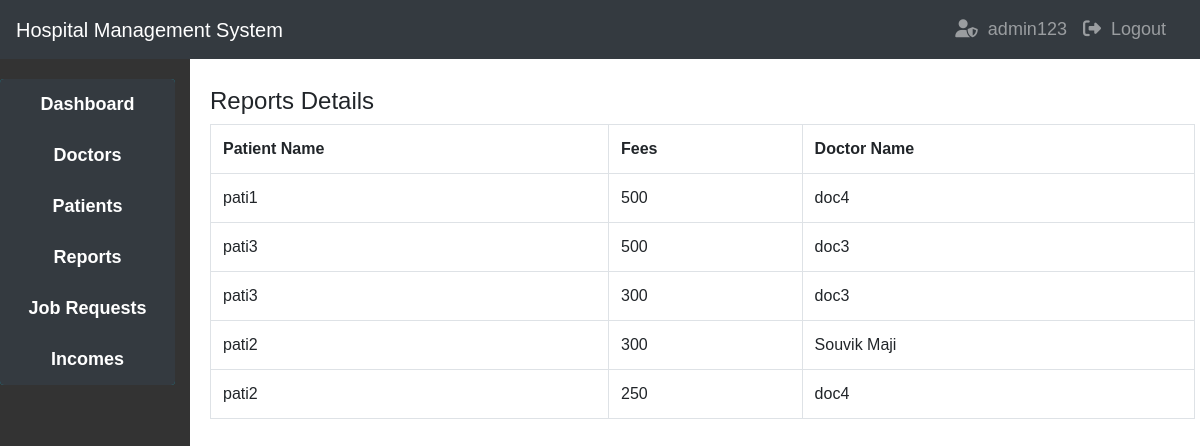
Page /admin/income.php (signed in) on the committed database.
### tables this page shows
CREATE TABLE `income` (
  `id` int(10) NOT NULL,
  `fees` bigint(20) NOT NULL,
  `doctor` varchar(100) NOT NULL,
  `patient` varchar(100) NOT NULL
);

CREATE TABLE `patients` (
  `id` int(100) NOT NULL,
  `name` varchar(100) NOT NULL,
  `email` varchar(100) NOT NULL,
  `phone` varchar(100) NOT NULL,
  `gender` varchar(50) NOT NULL,
  `username` varchar(50) NOT NULL,
  `password` varchar(100) NOT NULL,
  `date_reg` datetime NOT NULL
);

CREATE TABLE `doctors` (
  `id` int(100) NOT NULL,
  `name` varchar(100) NOT NULL,
  `email` varchar(100) NOT NULL,
  `specialization` varchar(100) NOT NULL,
  `phone` bigint(50) NOT NULL,
  `gender` varchar(50) NOT NULL,
  `username` varchar(100) NOT NULL,
  `password` varchar(100) NOT NULL,
  `status` varchar(100) NOT NULL,
  `salary` varchar(100) NOT NULL
);

### admin/income.php (the view, shortened to what this page needs)
<?php
if(isset($_SESSION['admin'])){
    include("../include/header.php");
}
else{
    header("location:../index.php");
}
?>
<!DOCTYPE html>
<html lang="en">
<head>
    <link rel="stylesheet" href="https://cdn.jsdelivr.net/npm/bootstrap@4.6.2/dist/css/bootstrap.min.css">
    <link rel="stylesheet" href="../admin/style.css">
</head>
<body>
    <div class="container-fluid">
        <div class="row">
            <div class="col-md-2 sidebar">
                <?php
                    include("./sidebar.php");
                ?>
            </div>
            <div class="col-md-10 main-content">
                <h4 class="my-2">Reports Details</h4>
                <div id="show">
                    <?php
                    $query = "SELECT *
                    FROM income ";
                    $result = mysqli_query($connect, $query);
                    $output = "";
                    if(mysqli_num_rows($result)>0){
                        $output .= "
                        <div class='table-responsive'>
                            <table class='table table-bordered'>
                                <tr>
                                    <th>Patient Name</th>
                                    <th>Fees</th>
                                    <th>Doctor Name</th>
                                </tr>";
                        while ($row = mysqli_fetch_array($result)) {
                            $pati=$row['patient'];
                            $doc=$row['doctor'];
                            $query1 = "SELECT * FROM patients WHERE username='$pati' ";
                            $result1 = mysqli_query($connect, $query1);
                            $row1=mysqli_fetch_array($result1);
                            $query2 = "SELECT * FROM doctors WHERE username='$doc' ";
                            $result2 = mysqli_query($connect, $query2);
                            $row2=mysqli_fetch_array($result2);
                            $output .= "<tr>
                                <td>" . $row1['name'] . "</td>
                                <td>" . $row['fees'] . "</td>
                                <td>" . $row2['name'] . "</td>
                            </tr>";
                        }
                        $output .= "
                            </table>
                        </div>
                        ";
                    }
                    else{
                        $output .= "<table class='table table-bordered'>
                        <tr>
                            <th colspan='6'>There are no patients yet.</th>
                        </tr>
                        </table>";
                    }
                    echo $output;
                    ?>
                </div>
            </div>
        </div>
    </div>
</body>
</html>

### include/header.php (shortened to what this page needs)
<!DOCTYPE html>
<html lang="en">
<head>
    <link rel="stylesheet" href="https://cdn.jsdelivr.net/npm/bootstrap@4.6.2/dist/css/bootstrap.min.css">
</head>
<body>
    <nav class="navbar navbar-expand-md bg-dark navbar-dark">
        <a class="navbar-brand" href="index.php">Hospital Management System</a>
        <div class="collapse navbar-collapse" id="collapsibleNavbar">
            <ul class="navbar-nav ml-auto">
                <?php
                    if(isset($_SESSION['admin'])){
                        $user=$_SESSION['admin'];
                        echo '
                        <li class="nav-item">
                            <a class="nav-link" href="#"><i class="fas fa-user-shield"></i> '.$user.'</a>
                        </li>
                        <li class="nav-item">
                            <a class="nav-link" href="./logout.php"><i class="fa-solid fa-right-from-bracket"></i> Logout</a>
                        </li>';
                    }
                ?>
            </ul>
        </div>
    </nav>
</body>
</html>

### admin/sidebar.php
<div class="list-group bg-info">
    <a href="./index.php" class="list-group-item list-group-item-action bg-dark text-center text-white">
        Dashboard
    </a>
    <a href="doctor.php" class="list-group-item list-group-item-action bg-dark text-center text-white">
        Doctors
    </a>
    <a href="patient.php" class="list-group-item list-group-item-action bg-dark text-center text-white">
        Patients
    </a>
    <a href="report.php" class="list-group-item list-group-item-action bg-dark text-center text-white">
        Reports
    </a>
    <a href="jobrequest.php" class="list-group-item list-group-item-action bg-dark text-center text-white">
        Job Requests
    </a>
    <a href="income.php" class="list-group-item list-group-item-action bg-dark text-center text-white">
        Incomes
    </a>
</div>

### admin/style.css (style rules this page uses)
* { margin: 0; padding: 0; }
body { font-family: Arial, sans-serif; }
.container-fluid { padding: 0; }
.sidebar { background-color: #333333; padding-top: 20px; min-height: 100vh; }
.list-group-item { color: #fff; font-size: 18px; font-weight: bold; text-align: center; background-color: transparent; border: none; }
.main-content { padding: 20px; }

### include/header.php (style rules this page uses)
body { font-family: Arial, sans-serif; }
.navbar { background-color: #007bff; }
.navbar-brand { color: #fff; font-size: 20px; }
.navbar-nav { margin-right: 10px; }
.nav-link { color: #fff; font-size: 18px; }
.nav-link i { margin-right: 5px; }

### rows in the picture
income: patients.name "pati1", fees "500", doctors.name "doc4"
income: patients.name "pati3", fees "500", doctors.name "doc3"
income: patients.name "pati3", fees "300", doctors.name "doc3"
income: patients.name "pati2", fees "300", doctors.name "Souvik Maji"
income: patients.name "pati2", fees "250", doctors.name "doc4"

### other values in the picture
$user "admin123"
